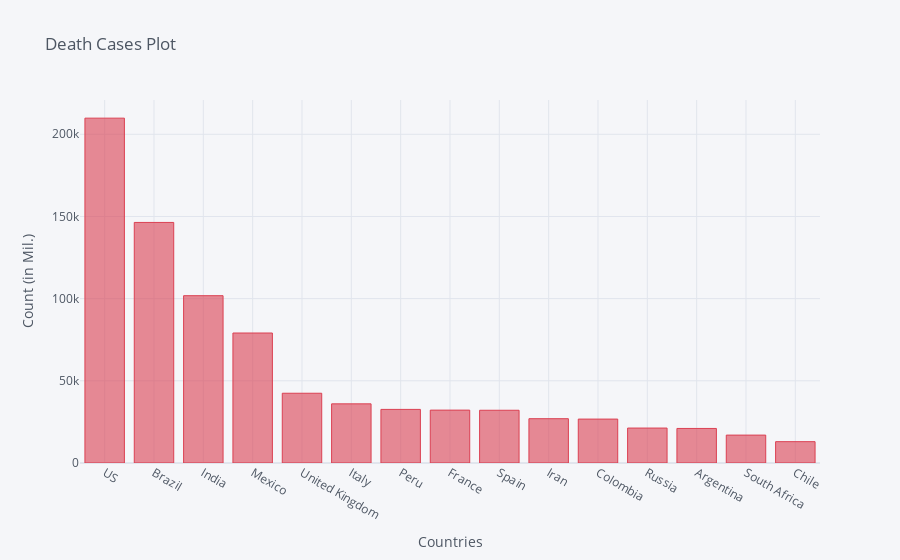

Notebook cell for this chart:
### Code cell
death_df2_plot.iplot(kind='bar', x='Country/Region', y='10/4/20',color='red',
                    title='Death Cases Plot',xTitle='Countries',yTitle='Count (in Mil.)')

### Figure 1 — Plotly figure (JSON) as saved in the notebook; plotly's stock layout.template omitted (floating-point values rounded to 4 significant figures)
{"data": [{"marker": {"color": "rgba(219, 64, 82, 0.6)", "line": {"color": "rgba(219, 64, 82, 1.0)", "width": 1}}, "name": "10/4/20", "orientation": "v", "text": "", "type": "bar", "x": ["US", "Brazil", "India", "Mexico", "United Kingdom", "Italy", "Peru", "France", "Spain", "Iran", "Colombia", "Russia", "Argentina", "South Africa", "Chile"], "y": [209794, 146352, 101782, 79088, 42440, 35986, 32609, 32171, 32086, 26957, 26712, 21260, 21018, 16976, 12979]}], "layout": {"legend": {"bgcolor": "#F5F6F9", "font": {"color": "#4D5663"}}, "paper_bgcolor": "#F5F6F9", "plot_bgcolor": "#F5F6F9", "title": {"font": {"color": "#4D5663"}, "text": "Death Cases Plot"}, "xaxis": {"gridcolor": "#E1E5ED", "showgrid": true, "tickfont": {"color": "#4D5663"}, "title": {"font": {"color": "#4D5663"}, "text": "Countries"}, "zerolinecolor": "#E1E5ED"}, "yaxis": {"gridcolor": "#E1E5ED", "showgrid": true, "tickfont": {"color": "#4D5663"}, "title": {"font": {"color": "#4D5663"}, "text": "Count (in Mil.)"}, "zerolinecolor": "#E1E5ED"}}}
